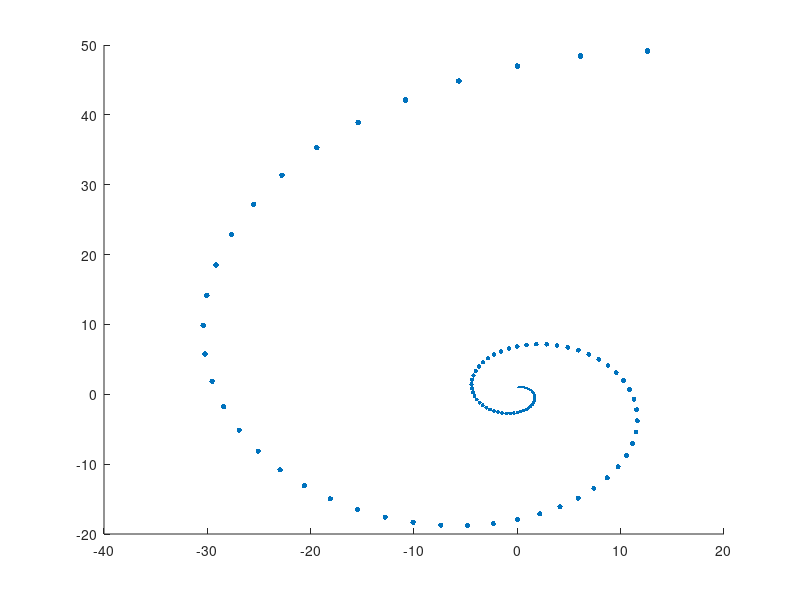

The MATLAB source for this figure:
figure;
a=1; % factor de escala
%b=1.5;% cuan fuerte se desenrolla
tita=(1+sqrt(5))/2;
b=log(tita)/(pi/2);
phi=0:pi/25:4*pi+pi/10;
x=a.*exp(b*phi).*cos(phi);
y=a.*exp(b*phi).*sin(phi);
rot=pi/2;
R=[cos(rot) -sin(rot);sin(rot) cos(rot)];

xy_rot=R*[x; y];

scatter(-xy_rot(1,:),xy_rot(2,:),0.8.*([1:length(x)]).^(2/3),"filled");

